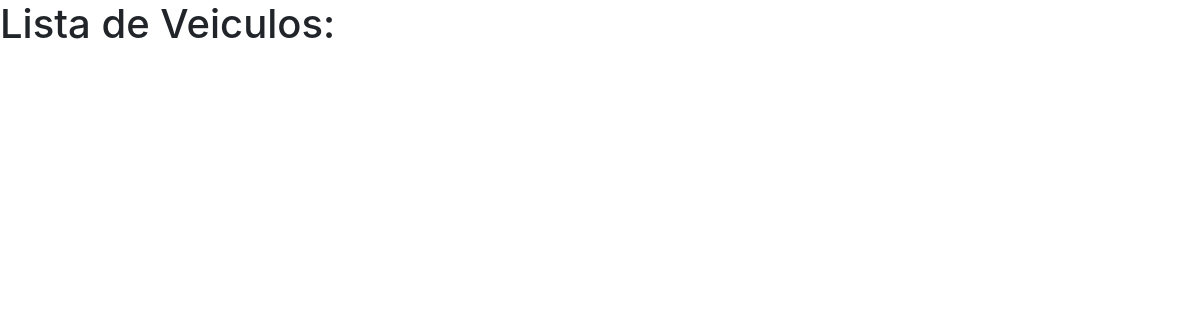
The app's page /listagem_veiculos/ (signed in), older data.
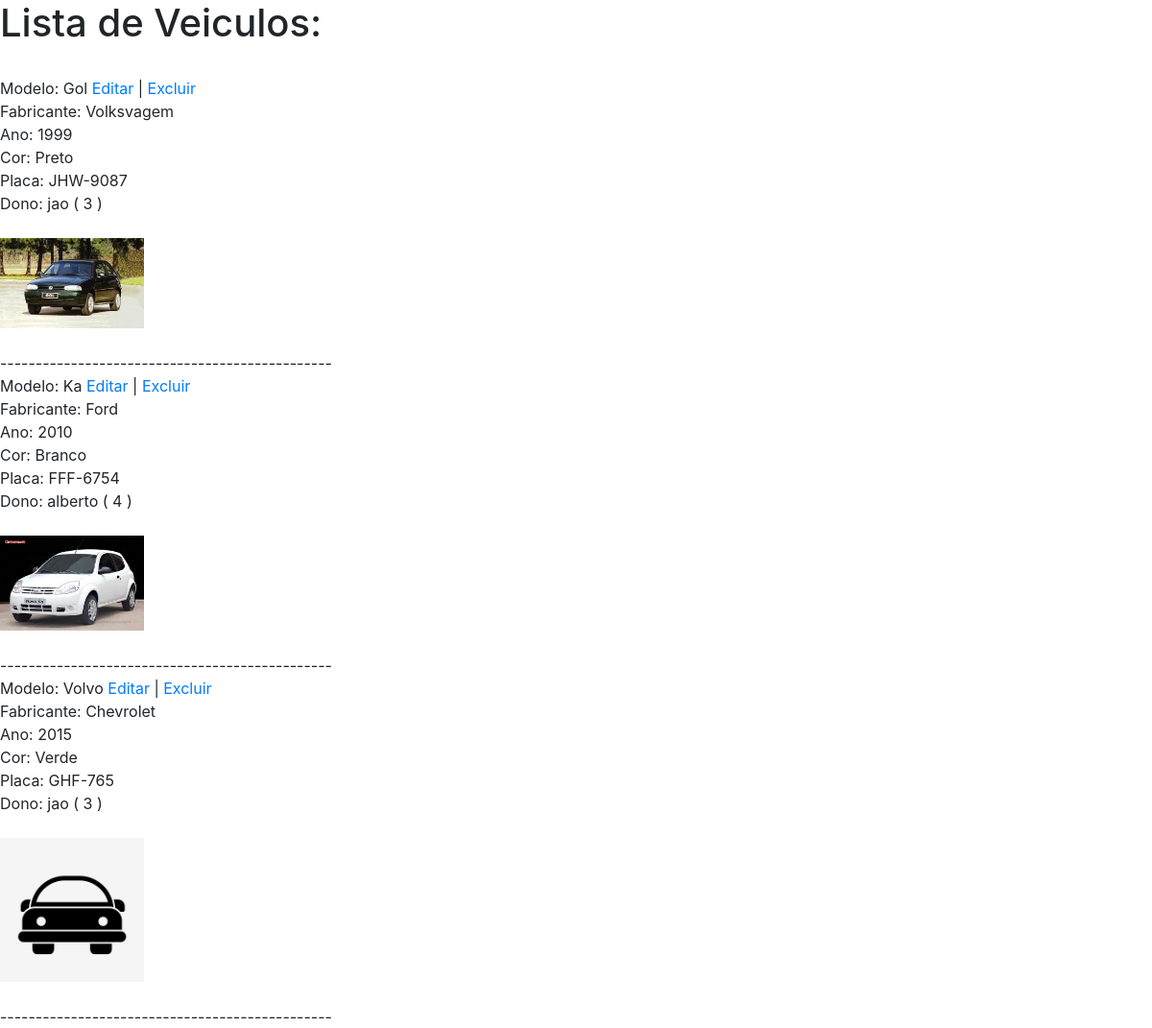
The same page, newer data.
### core/models.py (models this page shows, shortened)
class Veiculo(models.Model):
    fabricante = models.CharField(max_length=50)
    modelo = models.CharField(max_length=50)
    ano = models.CharField(max_length=4, blank=True, null=True)
    cor = models.CharField(max_length=20, blank=True, null=True)
    placa = models.CharField(max_length=10)
    foto = models.ImageField(upload_to='fotos_veiculos', blank=True, null=True)
    id_cliente = models.ForeignKey("Cliente", on_delete=models.CASCADE)
    class Meta:
        verbose_name_plural = 'Veículos'

class Cliente(models.Model):
    nome = models.CharField(max_length=100)
    endereco = models.CharField(max_length=100, blank=True, null=True)
    complemento = models.CharField(max_length=50, blank=True, null=True)
    bairro = models.CharField(max_length=100, blank=True, null=True)
    cidade = models.CharField(max_length=100, blank=True, null=True)
    cep = models.CharField(max_length=10, blank=True, null=True)
    email = models.CharField(max_length=100)
    telefone = models.CharField(max_length=30)
    foto = models.ImageField(upload_to='fotos_clientes', blank=True, null=True)
    def __str__(self):
        return self.nome + f' ( {str(self.id)} )'
    class Meta:
        verbose_name_plural = 'Clientes'

### core/views.py (the view)
# urls.py: path('listagem_veiculos/', listagem_veiculos, name='url_listagem_veiculos'),
@login_required
def listagem_veiculos(request):
    veiculos = Veiculo.objects.all()
    contexto = {'veiculos': veiculos}
    return render(request, 'core/listagem_veiculos.html', contexto)

### core/templates/core/listagem_veiculos.html (shortened to what this page needs)
{% extends 'base.html' %}
{% load static %}
{% block main %}
    <h1>Lista de Veiculos:</h1>
    <br>
    {% for veiculo in veiculos %}
        Modelo: {{ veiculo.modelo }}
        <a href="{% url 'url_atualiza_veiculo' veiculo.id %}">Editar</a> |
        <a href="{% url 'url_exclui_veiculo' veiculo.id %}">Excluir</a> <br>
        Fabricante: {{ veiculo.fabricante }} <br>
        {% if veiculo.ano %}
            Ano: {{ veiculo.ano }} <br>
        {% else %}
            Ano: N informado. <br>
        {% endif %}
        {% if veiculo.cor %}
            Cor: {{ veiculo.cor }} <br>
        {% else %}
            Cor: N informado. <br>
        {% endif %}
        Placa: {{ veiculo.placa }} <br>
        Dono: {{ veiculo.id_cliente }} <br>
        <br>
        {% if veiculo.foto %}
            <img src="{{ veiculo.foto.url }}" width="150" alt="foto - veiculo">
        {% else %}
            <img src="{% static 'img/genericCar.jpg' %}" width="150" alt="foto - generica">
        {% endif %}
        <br> <br>
        -----------------------------------------------
        <br>
    {% endfor %}
{% endblock %}

Row changes from the older to the newer data that the page shows:
added Veiculo: modelo "Gol", fabricante "Volksvagem", ano "1999", cor "Preto", placa "JHW-9087", id_cliente "jao ( 3 )", foto (picture)
added Veiculo: modelo "Ka", fabricante "Ford", ano "2010", cor "Branco", placa "FFF-6754", id_cliente "alberto ( 4 )", foto (picture)
added Veiculo: modelo "Volvo", fabricante "Chevrolet", ano "2015", cor "Verde", placa "GHF-765", id_cliente "jao ( 3 )"
